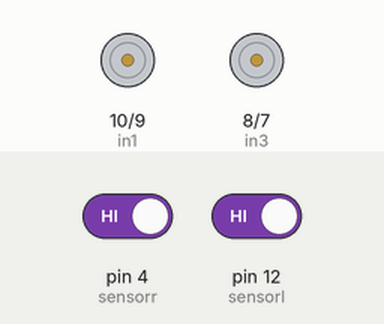
This sketch was run on a simulated Arduino Uno, built with avr-gcc and run on an emulated ATmega328P. Shown: motor-driver pin pairs drawn as motors (green arrow = first pin HIGH = forward, orange = second pin HIGH = backward, longer = more drive, scaled by the enable pin). The test bench sets the inputs (shaded band); at power-on: pin 4 (sensorr) HIGH, pin 12 (sensorl) HIGH.

Above: at 1.2 s.
1.3 s: pin 4 (sensorr) driven LOW
At 1.9 s:
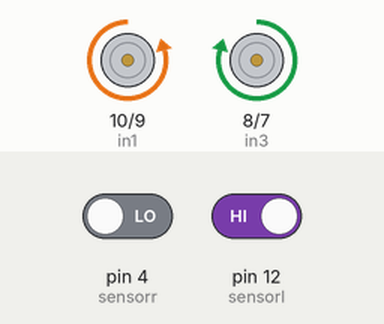
2.8 s: pin 12 (sensorl) driven LOW
At 3.1 s:
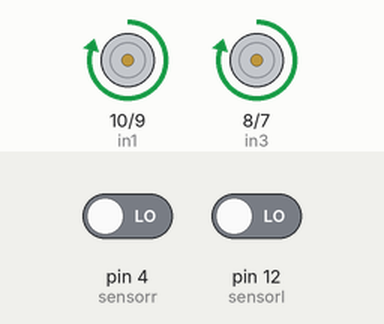
4.3 s: pin 4 (sensorr) driven HIGH
At 5.4 s:
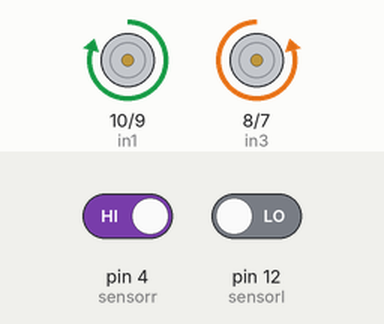
Timing chart, 0 to 7.3 s (numbered marks = the images above; inputs shaded):
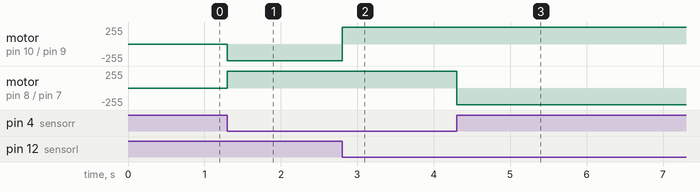

The sketch:

ir.ino
```cpp
#define in1 10
#define in2 9
#define in3 8
#define in4 7
#define speedl 6
#define speedr 11
#define sensorl 12
#define sensorr 4
int readingr ;
int readingl ;
void setup() {
  pinMode(in1 , OUTPUT) ;
  pinMode(in2 , OUTPUT) ;
  pinMode(in3 , OUTPUT) ;
  pinMode(in4 , OUTPUT) ;
  pinMode(speedl , OUTPUT) ;
  pinMode(speedr , OUTPUT) ;
  pinMode(sensorl , INPUT) ;
  pinMode(sensorr , INPUT) ;
}

void loop() {
linecar();
}


void forward() {
  digitalWrite(in1,HIGH) ;
  digitalWrite(in2,LOW) ;
  digitalWrite(in3,HIGH) ;
  digitalWrite(in4,LOW) ;
  analogWrite(speedl,250) ;
  analogWrite(speedr,250) ;
}
void back() {
  digitalWrite(in1,LOW) ;
  digitalWrite(in2,HIGH) ;
  digitalWrite(in3,LOW) ;
  digitalWrite(in4,HIGH) ;
  analogWrite(speedl,250) ;
  analogWrite(speedr,250) ;
}
void left() {
  digitalWrite(in1,LOW) ;
  digitalWrite(in2,HIGH) ;
  digitalWrite(in3,HIGH) ;
  digitalWrite(in4,LOW) ;
  analogWrite(speedl,250) ;
  analogWrite(speedr,250) ;
}
void right() {
  digitalWrite(in1,HIGH) ;
  digitalWrite(in2,LOW) ;
  digitalWrite(in3,LOW) ;
  digitalWrite(in4,HIGH) ;
  analogWrite(speedl,250) ;
  analogWrite(speedr,250) ;
}
void stopp() {
  digitalWrite(in1,LOW) ;
  digitalWrite(in2,LOW) ;
  digitalWrite(in3,LOW) ;
  digitalWrite(in4,LOW) ;
  analogWrite(speedl,0) ;
  analogWrite(speedr,0) ;
}


void linecar(){
  readingr = digitalRead(sensorr);
  readingl = digitalRead(sensorl);
  if(readingr == 0 && readingl == 0){
    forward();
  }
  if(readingr == 1 && readingl == 0){
    right();
  }
  if(readingr == 0 && readingl == 1){
    left();
  }
  if(readingr == 1 && readingl == 1){
    stopp();
  }
}
```

Measured:
- after the input at 1.3 s, motor on pin 10 (in1) / pin 9 (in2): stopped → backward 250/255 at once; motor on pin 8 (in3) / pin 7 (in4): stopped → forward 250/255 at once
- after the input at 2.8 s, motor on pin 10 (in1) / pin 9 (in2): backward 250/255 → forward 250/255 at once
- after the input at 4.3 s, motor on pin 8 (in3) / pin 7 (in4): forward 250/255 → backward 250/255 at once
